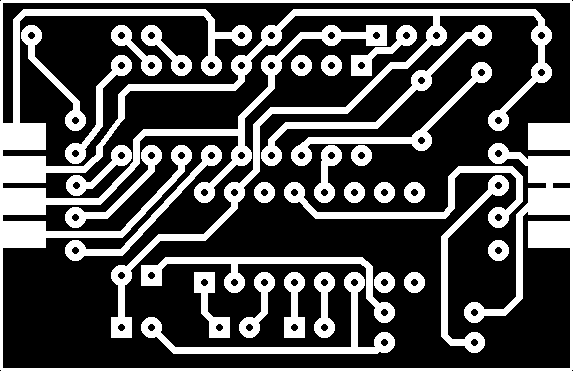
#> input picture EXTRA/test_opencv/Pcb.png, 573 x 371 px
$ python img.py   (Python 2 division)   (older library calls are emulated)
#> lines starting #> are read from the running program, lines starting #| are printed output that depends on the picture; after the words box and inside, x2 and y2 are one past the last pixel; in counts of white or black regions, pixels touching at a corner belong together
from pylab import *
import sys, cv2

filename = "Pcb.png"
#filename = "red box pcb.jpg"
# http://docs.opencv.org/2.4/modules/imgproc/doc/feature_detection.html
img = cv2.imread(filename,0);
#> img: shape (371, 573); 31.3% white; 30 white regions, largest, box (x1, y1, x2, y2) and area: (0, 0, 573, 371) 35624, (141, 272, 395, 354) 2876, (141, 257, 395, 323) 2847
cimg = cv2.cvtColor(img,cv2.COLOR_GRAY2BGR);
#> cimg is the input picture: shape (371, 573, 3); 31.3% white; 30 white regions, largest, box (x1, y1, x2, y2) and area: (0, 0, 573, 371) 35624, (141, 272, 395, 354) 2876, (141, 257, 395, 323) 2847
H, W = img.shape
#> H = 371; W = 573
print H, W
#| 371 573
# 63 su 71
# circles = cv2.HoughCircles(img,cv2.cv.CV_HOUGH_GRADIENT,2,10,param1=100,param2=30,minRadius=4,maxRadius=13);
# 66 su 71
#circles = cv2.HoughCircles(img,cv2.cv.CV_HOUGH_GRADIENT,2,10,param1=100,param2=30,minRadius=4,maxRadius=14);
circles = cv2.HoughCircles(img,cv2.cv.CV_HOUGH_GRADIENT,2,10,param1=100,param2=30,minRadius=4,maxRadius=14);
#> circles = 69 rows, first 8: [301, 65, 10.2], [331, 65, 10.2], [361, 155, 10.2], [121, 35, 10.6], [121, 65, 10.6], [151, 35, 10.6], [151, 65, 10.6], [151, 327, 10.6]
circles = np.uint16(np.around(circles));
#> circles = 69 rows, first 8: [301, 65, 10], [331, 65, 10], [361, 155, 10], [121, 35, 11], [121, 65, 11], [151, 35, 11], [151, 65, 11], [151, 327, 11]
for i in circles[0,:]:
    #cv2.circle(cimg,(i[0],i[1]),i[2],(0,255,0),1);
    cv2.circle(cimg,(i[0],i[1]),2,(0,0,255),3);
    print i[0], i[1]
#> this loop made 69 passes
#> i on passes 1 to 12: [301, 65, 10], [331, 65, 10], [361, 155, 10], [121, 35, 11], [121, 65, 11], [151, 35, 11], [151, 65, 11], [151, 327, 11], [181, 65, 11], [249, 327, 11], [75, 153, 11], [211, 155, 11]
#| 301 65
#| 331 65
#| 361 155
#| 121 35
#| 121 65
#| 151 35
#| 151 65
#| 151 327
#> (further printed lines are left out)
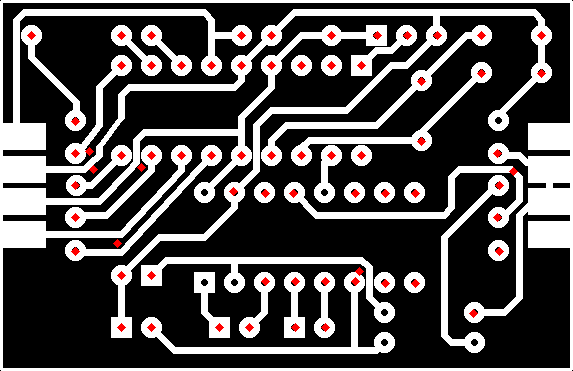
#> cimg: shape (371, 573, 3); 1.33% of pixels changed, all inside (x1, y1, x2, y2) = (27, 31, 546, 332)
cv2.imwrite('1-%s'%(filename),cimg)
print "%d circles found."%(len(circles[0]));
#| 69 circles found.

$ run again, with EXTRA/test_opencv/1-Top V1.6.jpg saved as EXTRA/test_opencv/Pcb.png
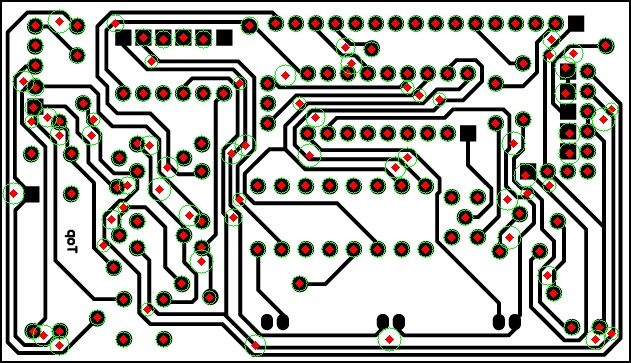
#> input picture EXTRA/test_opencv/1-Top V1.6.jpg, 631 x 363 px
#> `img = cv2.imread(filename,0);`:
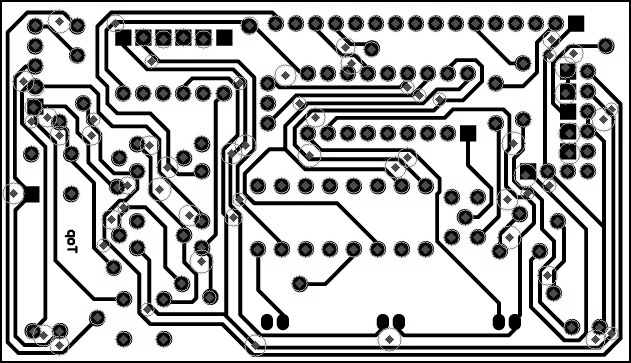
#> img: shape (363, 631); min 0, max 255, mean 178
#| 363 631
#> `circles = cv2.HoughCircles(img,cv2.cv.CV_HOUGH_GRADIENT,2,10,param1=10..`: circles = 336 rows, first 8: [601, 119, 12.8], [233, 155, 12.8], [389, 341, 12.8], [439, 107, 12.8], [201, 227, 12.8], [595, 333, 12.8], [187, 217, 10.6], [523, 219, 12.8]
#> `circles = np.uint16(np.around(circles));`: circles = 336 rows, first 8: [601, 119, 13], [233, 155, 13], [389, 341, 13], [439, 107, 13], [201, 227, 13], [595, 333, 13], [187, 217, 11], [523, 219, 13]
#> the loop `for i in circles[0,:]:` made 336 passes
#> (printed output is left out)
#> after the loop `for i in circles[0,:]:`:
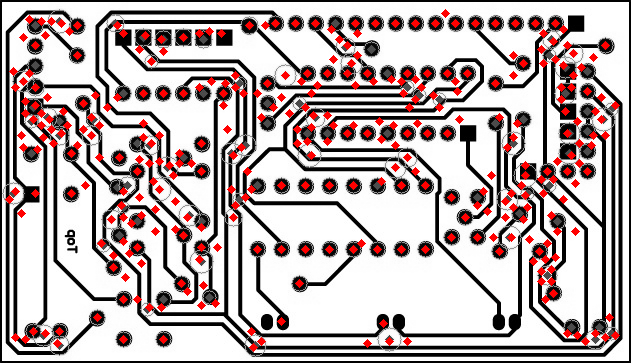
#> cimg: shape (363, 631, 3); mean B, G, R 169.6, 169.6, 185
#| 336 circles found.
